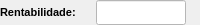
              <widget class="QWidget" name="widget_26" native="true">
               <property name="minimumSize">
                <size>
                 <width>0</width>
                 <height>20</height>
                </size>
               </property>
               <property name="maximumSize">
                <size>
                 <width>16777215</width>
                 <height>25</height>
                </size>
               </property>
               <layout class="QHBoxLayout" name="horizontalLayout_21">
                <property name="leftMargin">
                 <number>0</number>
                </property>
                <property name="topMargin">
                 <number>0</number>
                </property>
                <property name="rightMargin">
                 <number>0</number>
                </property>
                <property name="bottomMargin">
                 <number>0</number>
                </property>
                <item>
                 <widget class="QLabel" name="label_17">
                  <property name="minimumSize">
                   <size>
                    <width>90</width>
                    <height>0</height>
                   </size>
                  </property>
                  <property name="maximumSize">
                   <size>
                    <width>90</width>
                    <height>16777215</height>
                   </size>
                  </property>
                  <property name="font">
                   <font>
                    <pointsize>8</pointsize>
                    <weight>75</weight>
                    <bold>true</bold>
                   </font>
                  </property>
                  <property name="text">
                   <string>Rentabilidade:</string>
                  </property>
                 </widget>
                </item>
                <item>
                 <widget class="QLineEdit" name="line_Rentabilidade">
                  <property name="sizePolicy">
                   <sizepolicy hsizetype="Preferred" vsizetype="Preferred">
                    <horstretch>0</horstretch>
                    <verstretch>0</verstretch>
                   </sizepolicy>
                  </property>
                  <property name="minimumSize">
                   <size>
                    <width>90</width>
                    <height>0</height>
                   </size>
                  </property>
                  <property name="maximumSize">
                   <size>
                    <width>90</width>
                    <height>16777215</height>
                   </size>
                  </property>
                  <property name="font">
                   <font>
                    <pointsize>8</pointsize>
                    <weight>50</weight>
                    <bold>false</bold>
                   </font>
                  </property>
                  <property name="styleSheet">
                   <string notr="true">background-color: rgb(255, 255, 255);</string>
                  </property>
                  <property name="text">
                   <string/>
                  </property>
                  <property name="alignment">
                   <set>Qt::AlignLeading|Qt::AlignLeft|Qt::AlignVCenter</set>
                  </property>
                 </widget>
                </item>
                <item>
                 <widget class="QLabel" name="label_9">
                  <property name="text">
                   <string/>
                  </property>
                 </widget>
                </item>
               </layout>
              </widget>
